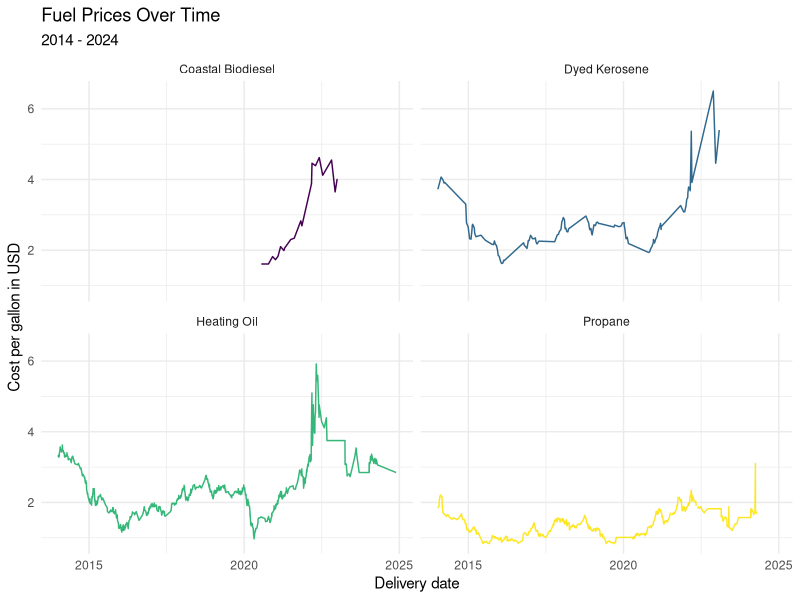
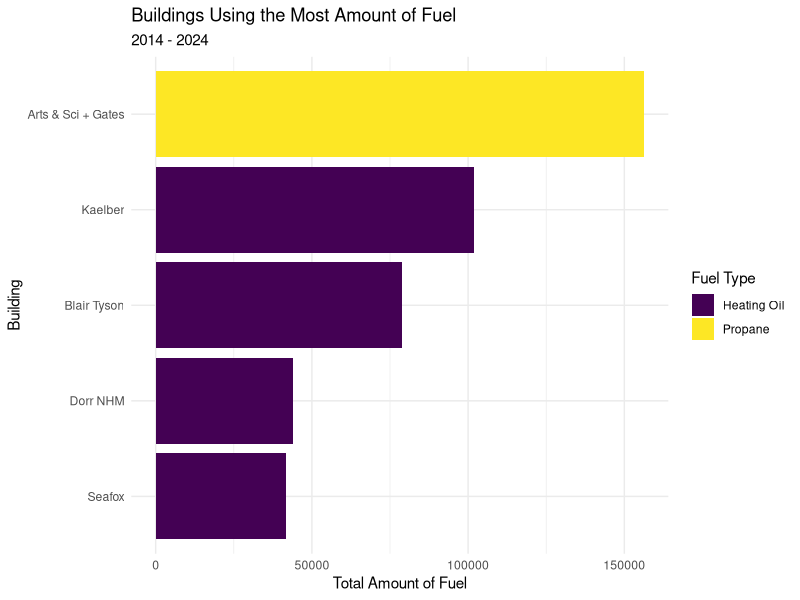
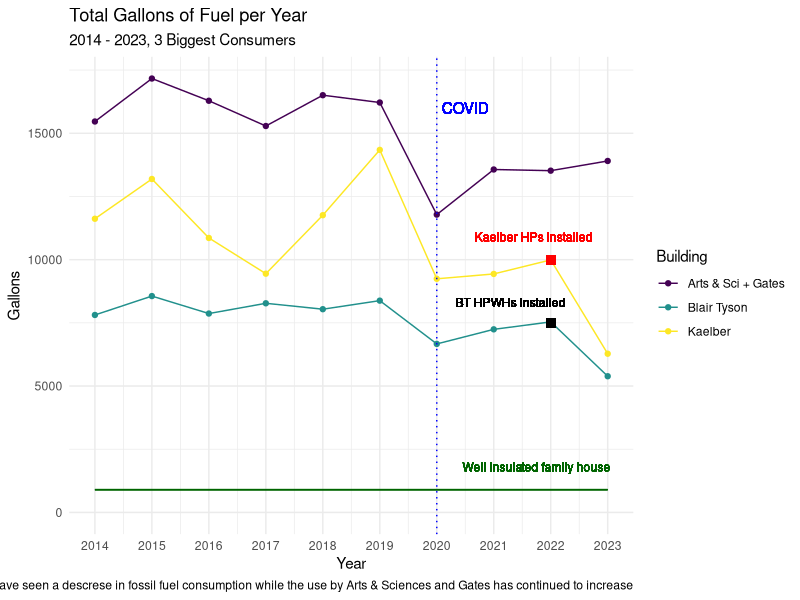
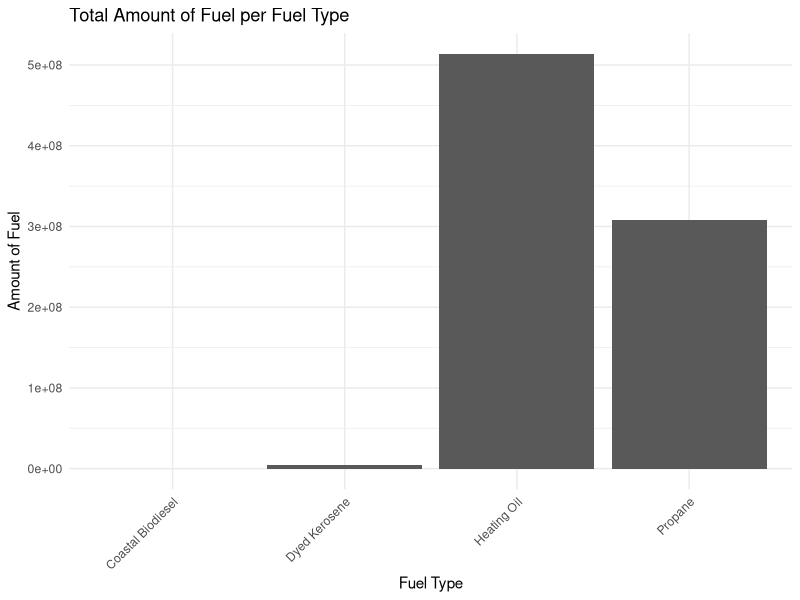
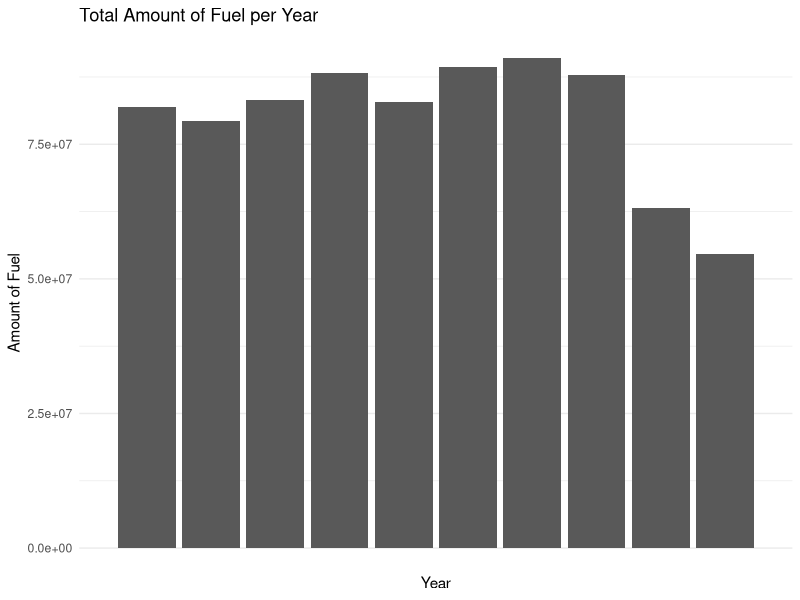
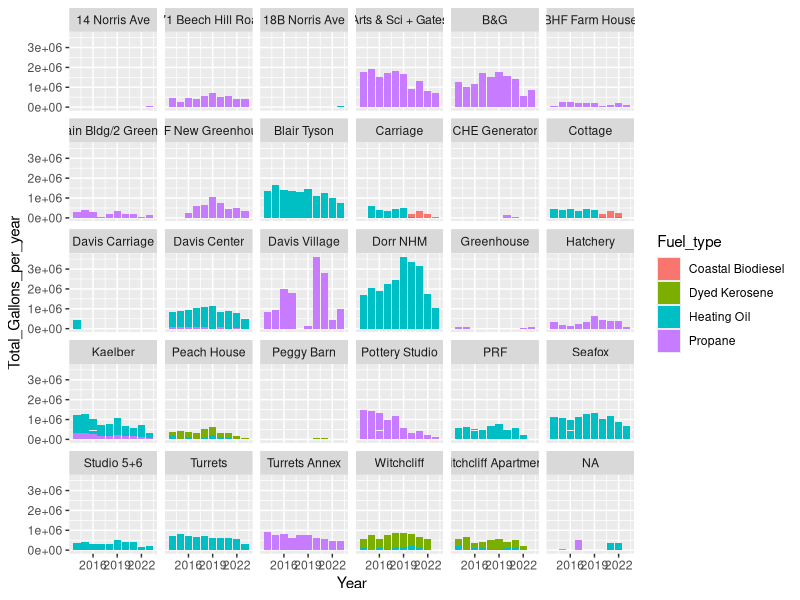
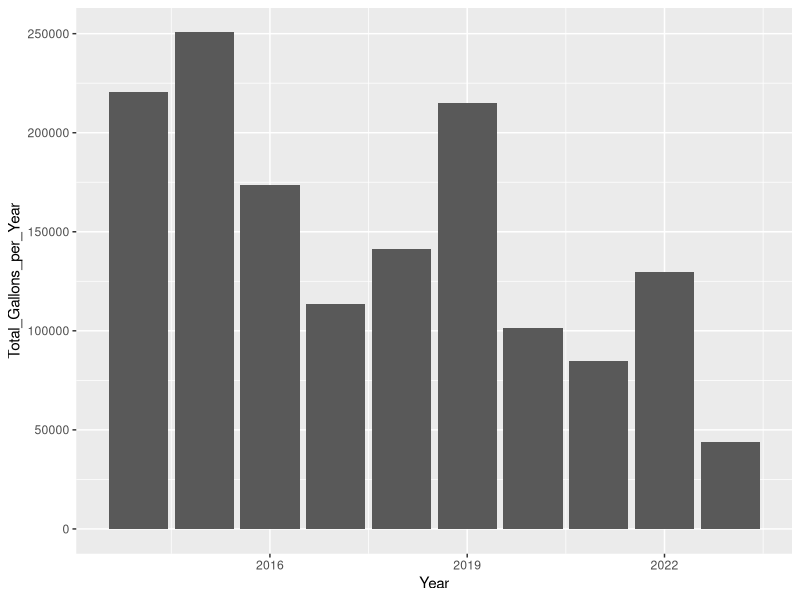
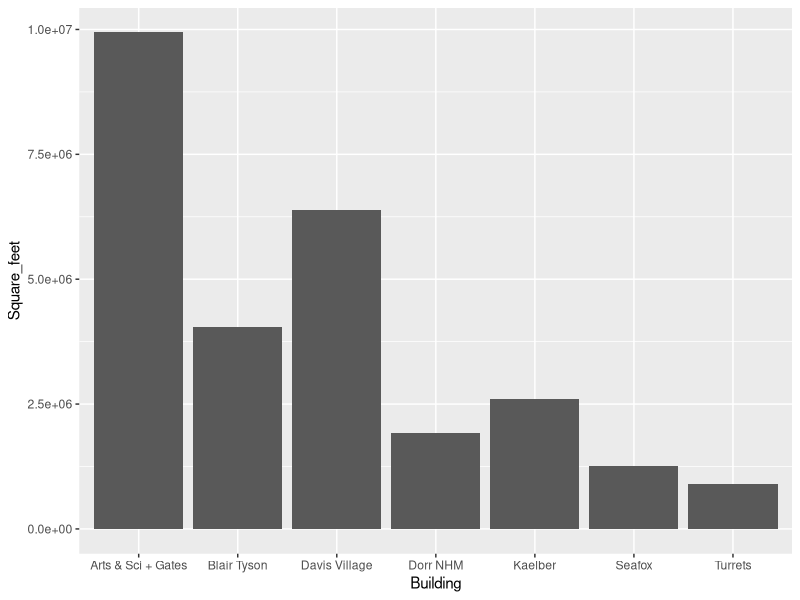

Write R code to recreate these figures, in order.
## ---- chunk 1
library(tidyverse)
library(broom)
library(readr)
library(lubridate)
library(stringr)
library(dplyr)
## ---- chunk 2
fuels <- read_csv("../data/Dead-River.csv",
                  col_names = c("X1", "X2", 
                                "Delivery_date", "Fuel_type",
                                "Tank_number", "Building",
                                "Gallons", "Unit_cost",
                                "Cost"))
## ---- chunk 3
area <- read_csv("../data/BuildingArea.csv",
                 col_names = c("Building", "Square_feet"))
## ---- chunk 4
fuels <- fuels |>
left_join(area)
## ---- chunk 5
fuels <- fuels |>
select(Delivery_date, Fuel_type, Tank_number, Building, Gallons, Unit_cost, Cost, Square_feet) |>
  filter(Delivery_date != "Delivery Date") |> 
  mutate(Delivery_date = mdy(Delivery_date))
 
## ---- chunk 6
fuels <- fuels |>  
  mutate(Tank_number = case_when(
   Tank_number == "Tank 8" ~ "8",
   Tank_number == "Tank 3" ~ "3",
   Tank_number == "Tank 24" ~ "24",
   Tank_number == "Tank 17" ~ "17",
   TRUE ~ Tank_number
  ),
  Tank_number = as.integer(Tank_number))
## ---- chunk 7
fuels <- fuels |>
  mutate(Cost = case_when(
    Cost == "610.12 cr" ~ "-610.12", # the cr denotes a credit/refund, so here it is changed to a negative numeric value
    TRUE ~ Cost
  ),
  Cost = as.numeric(Cost))
## ---- chunk 8
fuels <- fuels |>  
  mutate(Fuel_type = case_when(
    Fuel_type == "#2 HEATING OIL" ~ "Heating Oil",
    Fuel_type == "#2 Heating Oil" ~ "Heating Oil",
    Fuel_type == "SLPP #2 FUEL OIL" ~ "Heating Oil",
    Fuel_type == "SLP LIQ PROPANE" ~ "Propane",
    Fuel_type == "LIQUID PROPANE" ~ "Propane",
    Fuel_type == "DYED KEROSENE" ~ "Dyed Kerosene",
  TRUE ~ Fuel_type
  ))
## ---- chunk 9
fuels <- fuels |>
  mutate(Gallons = as.numeric(Gallons)) |>
  mutate(Unit_cost = as.numeric(Unit_cost))
## ---- chunk 10
fuels <- fuels |>
  mutate(Year = substr(Delivery_date, 1, 4)) |>
  mutate(Month = substr(Delivery_date, 6, 7)) |>
  mutate(Year = as.numeric(Year)) |>
  mutate(Month = as.numeric(Month))
## ---- chunk 11
fuels <- fuels |>
  mutate(Square_feet = case_when(
    Building == "Turrets" ~ "8400",
    Building == "Turrets Annex" ~ "4200",
    TRUE ~ Square_feet
  )) |>
  mutate(Square_feet = as.numeric(Square_feet))
## ---- chunk 12

# make one big function

# main_total_fuels <- data.frame(
#  Building = unique(fuels$Building),
#  Total_Gallons = unique(fuels$Total_Gallons_per_Building)
# )

# main_total_fuels |>
#   filter(Building == c("Witchcliff Apartments", "Witchcliff","Studio 5+6","PRF",
#                        "Pottery Studio","Peggy Barn", "Peach House", "Hatchery", "Greenhouse", 
#                        "Davis Carriage", "Cottage", "CHE Generator", "Carriage", 
#                        "BHF New Greenhouse", "BHF Main Bldg/2 Greenhouse", "BHF Farm House", 
#                        "18B Norris Ave", "171 Beech Hill Road", "14 Norris Ave")) |>
#   (Other_Gallons <- sum(Total_Gallons))

# with(main_total_fuels, sum(Total_Gallons[Total_Gallons < 9952.2]))

# main_total_fuels <- main_total_fuels |>
#  add_row(Building = "Other", 
#          Total_Gallons = with(main_total_fuels, sum(Total_Gallons[Total_Gallons < #9952.2])))

#main_total_fuels <- main_total_fuels |>
#  filter(Total_Gallons >= 9952.2 | Building == "Other")


## ---- chunk 13
p1 <- starwars |>
  filter(mass < 1000, 
         species %in% c("Human", "Cerean", "Pau'an", "Droid", "Gungan")) |>
  ggplot() +
  geom_point(aes(x = mass, 
                 y = height, 
                 color = species)) +
  labs(x = "Weight (kg)", 
       y = "Height (m)",
       color = "Species",
       title = "Weight and Height of Select Starwars Species",
       caption = paste("This data comes from the starwars api: https://swapi.py43.com"))


ggsave("example-starwars.png", width = 4, height = 4)

ggsave("example-starwars-wide.png", width = 6, height = 4)
## ---- chunk 14
fuels %>% 
  ggplot(mapping = aes(x = Delivery_date, y = Unit_cost, color = Fuel_type)) +
  geom_line() +
  facet_wrap(~ Fuel_type) +
  scale_color_viridis_d() +
  theme_minimal() +
  guides(color = FALSE) +
  labs(title = "Fuel Prices Over Time",
       subtitle = "2014 - 2024",
       x = "Delivery date",
       y = "Cost per gallon in USD")

## ---- chunk 15
fuels |>
  group_by(Building, Fuel_type) |>
  summarize(Total_Gallons_per_Building = sum(Gallons), .groups = "drop") |>
  slice_max(order_by = Total_Gallons_per_Building, n = 5) |>
  slice_max(Total_Gallons_per_Building, n = 5) |>
  ggplot(aes(y = fct_reorder(Building, Total_Gallons_per_Building), x = Total_Gallons_per_Building, fill = Fuel_type)) +
  geom_col() +
  theme_minimal() +
  scale_fill_viridis_d() +
  guides(color = FALSE) +
  labs(title = "Buildings Using the Most Amount of Fuel",
       subtitle = "2014 - 2024",
       y = "Building",
       x = "Total Amount of Fuel",
       fill = "Fuel Type")

ggsave("Buildings-Using-Most-Fuel.png")

## ---- chunk 16
fuels |>
  filter(Building %in% c("Blair Tyson", "Arts & Sci + Gates", "Kaelber"), Year < 2024) |>
  group_by(Building, Year) |>
  summarize(year_sum = sum(Gallons), .groups = "drop") |>
  ggplot(aes(x = Year, y = year_sum, color = Building, group = Building)) +
  geom_point() +
  geom_line() +
  theme_minimal() +
  labs(title = "Total Gallons of Fuel per Year",
       subtitle = "2014 - 2023, 3 Biggest Consumers",
       y = "Gallons",
       caption = "Blair Tyson and Kaelber have seen a descrese in fossil fuel consumption while the use by Arts & Sciences and Gates has continued to increase") +
  scale_x_continuous(breaks = seq(from = 2014, to = 2024, by = 1)) +
  ylim(0, NA) +
  scale_color_viridis_d() +
  geom_vline(xintercept = 2020, linetype = "dotted", colour = "blue") +
  geom_text(aes(x = 2020.5, y = 16000), label = "COVID", colour = "blue") +
  geom_text(aes(x = 2021.3, y = 8300), label = "BT HPWHs installed", colour = "black", size = 3) +
  geom_text(aes(x = 2021.7, y = 10900), label = "Kaelber HPs installed", colour = "red", size = 3) +
  geom_point(aes(x = 2022, y = 10000), color = "red", size = 3, shape = 15) +
  geom_point(aes(x = 2022, y = 7500), color = "black", size = 3, shape = 15) +
  geom_line(aes(y = 900), color = "darkgreen") +
  geom_text(aes(x = 2021.75, y = 1800), label = "Well insulated family house", color = "darkgreen", size = 3)

ggsave("3-biggest-consumers-over-time.png", width = 8, height = 4)
## ---- chunk 17
fuels |>
  group_by(Fuel_type) |>
  mutate(Total_Gallons_per_Fuel_Type = sum(Gallons)) |>
ggplot(aes(x = Fuel_type, y = Total_Gallons_per_Fuel_Type)) +
  geom_col() +
  scale_x_discrete(guide = guide_axis(angle = 45)) +
  theme_minimal() +
  guides(color = FALSE) +
  labs(title = "Total Amount of Fuel per Fuel Type",
       x = "Fuel Type",
       y = "Amount of Fuel")
## ---- chunk 18
fuels |>
  group_by(Fuel_type) |>
  mutate(Total_Gallons_per_Fuel_Type = sum(Gallons)) |>
  filter(Year != 2024) |>
  ggplot(aes(x = Year, y = Total_Gallons_per_Fuel_Type)) +
  geom_col() +
  scale_x_discrete(guide = guide_axis(angle = 45)) +
  theme_minimal() +
  guides(color = FALSE) +
  labs(title = "Total Amount of Fuel per Year",
       x = "Year",
       y = "Amount of Fuel")
## ---- chunk 19

fuels |>
  filter(Year != 2024) |>
  group_by(Year) |>
  mutate(Total_Gallons_per_year = sum(Gallons)) %>% 
  ggplot(aes(x = Year, y = Total_Gallons_per_year, fill = Fuel_type))+
  geom_col() +
  facet_wrap(~Building)
  theme_minimal()

## ---- chunk 20

fuels |>
  filter(Building == "Kaelber" & Year != 2024) |>
  group_by(Year) |>
  #View() |>
  mutate(Total_Gallons_per_Year = sum(Gallons)) |>
  ggplot(aes(x = Year, y = Total_Gallons_per_Year)) +
  geom_col()

## ---- chunk 21

# do factor shift thingy

# ggplot(main_total_fuels, aes(x = "", y = Total_Gallons, fill = Building)) +
#  geom_bar(stat = "identity", width = 1, color = "white") +
#  coord_polar("y", start = 0) +
#  theme_void()

## ---- chunk 22
fuels |>
  filter(Square_feet >= 5000) |>
  ggplot(aes(x = Building, y = Square_feet)) +
  geom_col()
## ---- chunk 23
fuels |>
  filter(Year >= 2019, Year <= 2023) |>
  group_by(Building) |>
  mutate(Total_Gallons_per_Building = sum(Gallons)) |>
  mutate(total_per_sf = (Total_Gallons_per_Building / Square_feet)) |>
  summarize(total_per_sf = unique(total_per_sf)) |>
  filter(total_per_sf > 2) |>
  ggplot(aes(x = Building, y = total_per_sf)) +
  geom_col() +
  labs(title = "Total Gallons per Square Foot",
       subtitle = "Highest 6 Buildings",
       y = "Total Gallons per Square Foot") +
  theme_minimal() +
  coord_flip()
